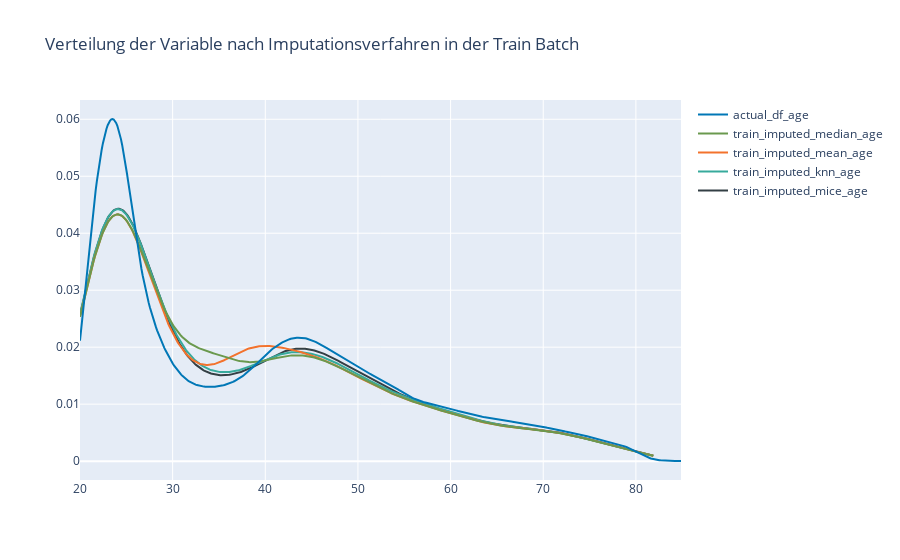

The notebook cell saved with this chart:
### Markdown cell above
#### Visualisierung der Imputationsverfahren

### Code cell
hist_data_train = [X_train_df_mice['age'], X_train_df_knn['age'], train_imputed_mean_age, train_imputed_median_age, actual_df_age]

group_labels = ['train_imputed_mice_age','train_imputed_knn_age','train_imputed_mean_age', 'train_imputed_median_age', 'actual_df_age']
colors = ['#333F44', '#37AA9C', '#f3722c', '#6a994e', '#0077b6']

# Create distplot with curve_type set to 'normal'
fig = ff.create_distplot(hist_data_train, group_labels, show_hist=False, colors=colors, rug_text=None, show_rug=False)

# Add title
fig.update_layout(title_text='Verteilung der Variable nach Imputationsverfahren in der Train Batch')
fig.show()

### Figure 1 — Plotly figure (JSON) as saved in the notebook; plotly's stock layout.template omitted (floating-point values rounded to 4 significant figures; data arrays with more than 128 entries replaced by an {"elided": "..."} marker saying what was removed)
{"data": [{"legendgroup": "train_imputed_mice_age", "marker": {"color": "#333F44"}, "mode": "lines", "name": "train_imputed_mice_age", "showlegend": true, "type": "scatter", "x": {"elided": "500 float values"}, "xaxis": "x", "y": {"elided": "500 float values"}, "yaxis": "y"}, {"legendgroup": "train_imputed_knn_age", "marker": {"color": "#37AA9C"}, "mode": "lines", "name": "train_imputed_knn_age", "showlegend": true, "type": "scatter", "x": {"elided": "500 float values"}, "xaxis": "x", "y": {"elided": "500 float values"}, "yaxis": "y"}, {"legendgroup": "train_imputed_mean_age", "marker": {"color": "#f3722c"}, "mode": "lines", "name": "train_imputed_mean_age", "showlegend": true, "type": "scatter", "x": {"elided": "500 float values"}, "xaxis": "x", "y": {"elided": "500 float values"}, "yaxis": "y"}, {"legendgroup": "train_imputed_median_age", "marker": {"color": "#6a994e"}, "mode": "lines", "name": "train_imputed_median_age", "showlegend": true, "type": "scatter", "x": {"elided": "500 float values"}, "xaxis": "x", "y": {"elided": "500 float values"}, "yaxis": "y"}, {"legendgroup": "actual_df_age", "marker": {"color": "#0077b6"}, "mode": "lines", "name": "actual_df_age", "showlegend": true, "type": "scatter", "x": {"elided": "500 float values"}, "xaxis": "x", "y": {"elided": "500 float values"}, "yaxis": "y"}], "layout": {"barmode": "overlay", "hovermode": "closest", "legend": {"traceorder": "reversed"}, "title": {"text": "Verteilung der Variable nach Imputationsverfahren in der Train Batch"}, "xaxis": {"anchor": "y2", "domain": [0, 1], "zeroline": false}, "yaxis": {"anchor": "free", "domain": [0, 1], "position": 0}}}
